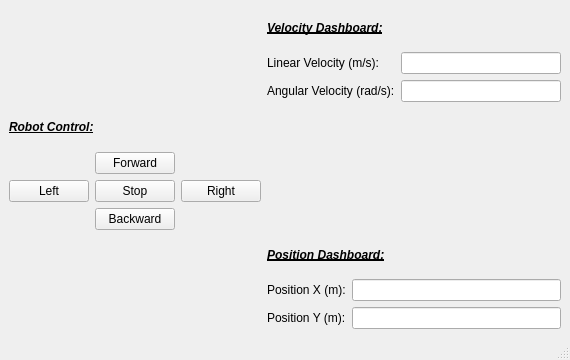
<?xml version="1.0" encoding="UTF-8"?>
<ui version="4.0">
 <class>MainWindow</class>
 <widget class="QMainWindow" name="MainWindow">
  <property name="geometry">
   <rect>
    <x>0</x>
    <y>0</y>
    <width>570</width>
    <height>360</height>
   </rect>
  </property>
  <property name="minimumSize">
   <size>
    <width>570</width>
    <height>360</height>
   </size>
  </property>
  <property name="maximumSize">
   <size>
    <width>570</width>
    <height>360</height>
   </size>
  </property>
  <property name="windowTitle">
   <string>Robot Control Interface</string>
  </property>
  <widget class="QWidget" name="centralwidget">
   <layout class="QGridLayout" name="gridLayout_2">
    <item row="0" column="1">
     <widget class="QLabel" name="label_6">
      <property name="font">
       <font>
        <weight>75</weight>
        <italic>true</italic>
        <bold>true</bold>
        <underline>true</underline>
        <kerning>true</kerning>
       </font>
      </property>
      <property name="text">
       <string>Velocity Dashboard:</string>
      </property>
     </widget>
    </item>
    <item row="1" column="1">
     <layout class="QFormLayout" name="formLayout">
      <item row="0" column="0">
       <widget class="QLabel" name="label">
        <property name="text">
         <string>Linear Velocity (m/s):</string>
        </property>
       </widget>
      </item>
      <item row="0" column="1">
       <widget class="QLineEdit" name="lineEdit_lin_vel">
        <property name="readOnly">
         <bool>true</bool>
        </property>
       </widget>
      </item>
      <item row="1" column="0">
       <widget class="QLabel" name="label_2">
        <property name="text">
         <string>Angular Velocity (rad/s):</string>
        </property>
       </widget>
      </item>
      <item row="1" column="1">
       <widget class="QLineEdit" name="lineEdit_ang_vel">
        <property name="readOnly">
         <bool>true</bool>
        </property>
       </widget>
      </item>
     </layout>
    </item>
    <item row="2" column="0">
     <widget class="QLabel" name="label_5">
      <property name="font">
       <font>
        <weight>75</weight>
        <italic>true</italic>
        <bold>true</bold>
        <underline>true</underline>
        <kerning>true</kerning>
       </font>
      </property>
      <property name="text">
       <string>Robot Control:</string>
      </property>
     </widget>
    </item>
    <item row="3" column="0">
     <layout class="QGridLayout" name="gridLayout">
      <item row="1" column="1">
       <widget class="QPushButton" name="pushButton_stop">
        <property name="text">
         <string>Stop</string>
        </property>
       </widget>
      </item>
      <item row="0" column="1">
       <widget class="QPushButton" name="pushButton_forw">
        <property name="text">
         <string>Forward</string>
        </property>
       </widget>
      </item>
      <item row="2" column="1">
       <widget class="QPushButton" name="pushButton_back">
        <property name="text">
         <string>Backward</string>
        </property>
       </widget>
      </item>
      <item row="1" column="0">
       <widget class="QPushButton" name="pushButton_left">
        <property name="text">
         <string>Left</string>
        </property>
       </widget>
      </item>
      <item row="1" column="2">
       <widget class="QPushButton" name="pushButton_right">
        <property name="text">
         <string>Right</string>
        </property>
       </widget>
      </item>
     </layout>
    </item>
    <item row="4" column="1">
     <widget class="QLabel" name="label_7">
      <property name="font">
       <font>
        <weight>75</weight>
        <italic>true</italic>
        <bold>true</bold>
        <underline>true</underline>
        <kerning>true</kerning>
       </font>
      </property>
      <property name="text">
       <string>Position Dashboard:</string>
      </property>
     </widget>
    </item>
    <item row="5" column="1">
     <layout class="QFormLayout" name="formLayout_2">
      <item row="0" column="1">
       <widget class="QLineEdit" name="lineEdit_pos_x">
        <property name="readOnly">
         <bool>true</bool>
        </property>
       </widget>
      </item>
      <item row="1" column="0">
       <widget class="QLabel" name="label_4">
        <property name="text">
         <string>Position Y (m):</string>
        </property>
       </widget>
      </item>
      <item row="1" column="1">
       <widget class="QLineEdit" name="lineEdit_pos_y">
        <property name="readOnly">
         <bool>true</bool>
        </property>
       </widget>
      </item>
      <item row="0" column="0">
       <widget class="QLabel" name="label_3">
        <property name="text">
         <string>Position X (m):</string>
        </property>
       </widget>
      </item>
     </layout>
    </item>
   </layout>
  </widget>
  <widget class="QMenuBar" name="menubar">
   <property name="geometry">
    <rect>
     <x>0</x>
     <y>0</y>
     <width>570</width>
     <height>22</height>
    </rect>
   </property>
  </widget>
  <widget class="QStatusBar" name="statusbar"/>
 </widget>
 <resources/>
 <connections/>
</ui>
